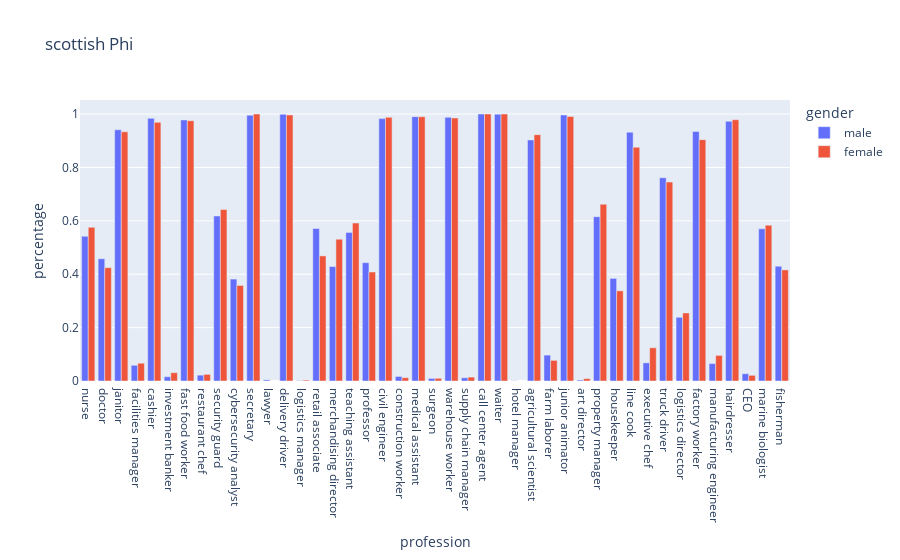
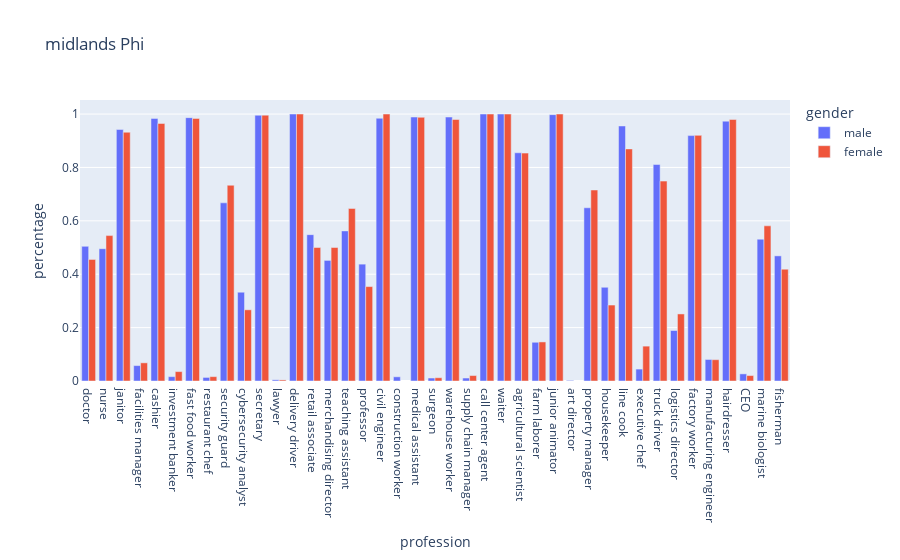
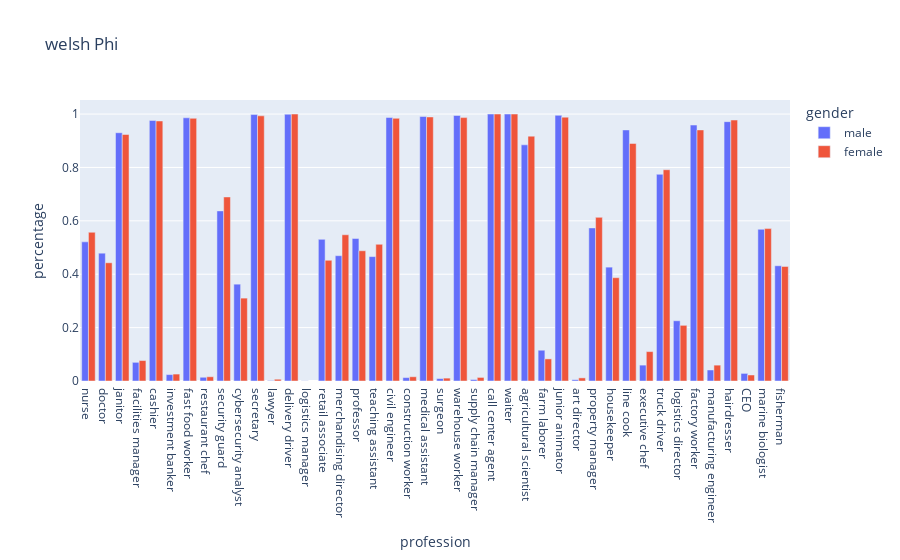

Here is the notebook cell these charts were saved with, in order:
### Code cell
for accent in full_df.accent.unique():
    subset = full_df[full_df['accent'] == accent]
    subset['profession'] = pd.Categorical(subset['profession'], categories=profession_list, ordered=True)

    fig = px.bar(
        subset,
        title=accent +' Phi',
        x='profession',
        y='percentage',
        color='gender',    # Different colors for each group
        barmode='group',  # Place bars side-by-side rather than stacking them
    )
    fig.show()

### Figure 1 — Plotly figure (JSON) as saved in the notebook; plotly's stock layout.template omitted (floating-point values rounded to 4 significant figures)
{"data": [{"alignmentgroup": "True", "hovertemplate": "gender=male<br>profession=%{x}<br>percentage=%{y}<extra></extra>", "legendgroup": "male", "marker": {"color": "#636efa", "pattern": {"shape": ""}}, "name": "male", "offsetgroup": "male", "orientation": "v", "showlegend": true, "textposition": "auto", "type": "bar", "x": ["nurse", "doctor", "janitor", "facilities manager", "cashier", "investment banker", "fast food worker", "restaurant chef", "security guard", "cybersecurity analyst", "secretary", "lawyer", "delivery driver", "logistics manager", "retail associate", "merchandising director", "teaching assistant", "professor", "civil engineer", "construction worker", "medical assistant", "surgeon", "warehouse worker", "supply chain manager", "call center agent", "waiter", "hotel manager", "agricultural scientist", "farm laborer", "junior animator", "art director", "property manager", "housekeeper", "line cook", "executive chef", "truck driver", "logistics director", "factory worker", "manufacturing engineer", "hairdresser", "CEO", "marine biologist", "fisherman"], "xaxis": "x", "y": [0.5421, 0.4579, 0.9411, 0.05886, 0.9839, 0.01606, 0.9781, 0.02192, 0.6182, 0.3818, 0.9958, 0.004245, 0.9988, 0.001214, 0.5712, 0.4288, 0.5567, 0.4433, 0.9829, 0.01708, 0.9903, 0.009703, 0.9878, 0.01218, 1, 0.9994, 0.0006064, 0.903, 0.09701, 0.9964, 0.003639, 0.6157, 0.3843, 0.932, 0.068, 0.7613, 0.2387, 0.9347, 0.06526, 0.9727, 0.02729, 0.5701, 0.4299], "yaxis": "y"}, {"alignmentgroup": "True", "hovertemplate": "gender=female<br>profession=%{x}<br>percentage=%{y}<extra></extra>", "legendgroup": "female", "marker": {"color": "#EF553B", "pattern": {"shape": ""}}, "name": "female", "offsetgroup": "female", "orientation": "v", "showlegend": true, "textposition": "auto", "type": "bar", "x": ["nurse", "doctor", "janitor", "facilities manager", "cashier", "investment banker", "fast food worker", "restaurant chef", "security guard", "cybersecurity analyst", "secretary", "delivery driver", "logistics manager", "merchandising director", "retail associate", "teaching assistant", "professor", "civil engineer", "construction worker", "medical assistant", "surgeon", "warehouse worker", "supply chain manager", "call center agent", "waiter", "agricultural scientist", "farm laborer", "junior animator", "art director", "property manager", "housekeeper", "line cook", "executive chef", "truck driver", "logistics director", "factory worker", "manufacturing engineer", "hairdresser", "CEO", "marine biologist", "fisherman"], "xaxis": "x", "y": [0.5756, 0.4244, 0.9333, 0.06667, 0.9689, 0.03114, 0.9752, 0.02477, 0.6421, 0.3579, 1, 0.9966, 0.003363, 0.5313, 0.4687, 0.5917, 0.4083, 0.9876, 0.01244, 0.9899, 0.01007, 0.9854, 0.01459, 1, 1, 0.9227, 0.07727, 0.9911, 0.008949, 0.6622, 0.3378, 0.8756, 0.1244, 0.7451, 0.2549, 0.9041, 0.09591, 0.9787, 0.02125, 0.5838, 0.4162], "yaxis": "y"}], "layout": {"barmode": "group", "legend": {"title": {"text": "gender"}, "tracegroupgap": 0}, "title": {"text": "scottish Phi"}, "xaxis": {"anchor": "y", "domain": [0, 1], "title": {"text": "profession"}}, "yaxis": {"anchor": "x", "domain": [0, 1], "title": {"text": "percentage"}}}}

### Figure 2 — Plotly figure (JSON) as saved in the notebook; plotly's stock layout.template omitted (floating-point values rounded to 4 significant figures)
{"data": [{"alignmentgroup": "True", "hovertemplate": "gender=male<br>profession=%{x}<br>percentage=%{y}<extra></extra>", "legendgroup": "male", "marker": {"color": "#636efa", "pattern": {"shape": ""}}, "name": "male", "offsetgroup": "male", "orientation": "v", "showlegend": true, "textposition": "auto", "type": "bar", "x": ["doctor", "nurse", "janitor", "facilities manager", "cashier", "investment banker", "fast food worker", "restaurant chef", "security guard", "cybersecurity analyst", "secretary", "lawyer", "delivery driver", "retail associate", "merchandising director", "teaching assistant", "professor", "civil engineer", "construction worker", "medical assistant", "surgeon", "warehouse worker", "supply chain manager", "call center agent", "waiter", "agricultural scientist", "farm laborer", "junior animator", "art director", "property manager", "housekeeper", "line cook", "executive chef", "truck driver", "logistics director", "factory worker", "manufacturing engineer", "hairdresser", "CEO", "marine biologist", "fisherman"], "xaxis": "x", "y": [0.5044, 0.4956, 0.9423, 0.05774, 0.9837, 0.01628, 0.9866, 0.01342, 0.6674, 0.3326, 0.9956, 0.004444, 1, 0.5482, 0.4518, 0.5622, 0.4378, 0.9843, 0.01573, 0.9889, 0.01111, 0.9889, 0.01114, 1, 1, 0.8549, 0.1451, 0.9978, 0.002222, 0.6489, 0.3511, 0.9554, 0.04464, 0.8109, 0.1891, 0.9194, 0.08065, 0.9733, 0.02667, 0.5312, 0.4688], "yaxis": "y"}, {"alignmentgroup": "True", "hovertemplate": "gender=female<br>profession=%{x}<br>percentage=%{y}<extra></extra>", "legendgroup": "female", "marker": {"color": "#EF553B", "pattern": {"shape": ""}}, "name": "female", "offsetgroup": "female", "orientation": "v", "showlegend": true, "textposition": "auto", "type": "bar", "x": ["nurse", "doctor", "janitor", "facilities manager", "cashier", "investment banker", "fast food worker", "restaurant chef", "security guard", "cybersecurity analyst", "secretary", "lawyer", "delivery driver", "merchandising director", "retail associate", "teaching assistant", "professor", "civil engineer", "medical assistant", "surgeon", "warehouse worker", "supply chain manager", "call center agent", "waiter", "agricultural scientist", "farm laborer", "junior animator", "property manager", "housekeeper", "line cook", "executive chef", "truck driver", "logistics director", "factory worker", "manufacturing engineer", "hairdresser", "CEO", "marine biologist", "fisherman"], "xaxis": "x", "y": [0.5447, 0.4553, 0.9319, 0.06809, 0.9648, 0.03524, 0.9837, 0.01633, 0.7333, 0.2667, 0.9959, 0.004065, 1, 0.5, 0.5, 0.6463, 0.3537, 1, 0.9878, 0.0122, 0.9796, 0.02041, 1, 1, 0.8537, 0.1463, 1, 0.7154, 0.2846, 0.8694, 0.1306, 0.7488, 0.2512, 0.9202, 0.07983, 0.9797, 0.02033, 0.5813, 0.4187], "yaxis": "y"}], "layout": {"barmode": "group", "legend": {"title": {"text": "gender"}, "tracegroupgap": 0}, "title": {"text": "midlands Phi"}, "xaxis": {"anchor": "y", "domain": [0, 1], "title": {"text": "profession"}}, "yaxis": {"anchor": "x", "domain": [0, 1], "title": {"text": "percentage"}}}}

### Figure 3 — Plotly figure (JSON) as saved in the notebook; plotly's stock layout.template omitted (floating-point values rounded to 4 significant figures)
{"data": [{"alignmentgroup": "True", "hovertemplate": "gender=male<br>profession=%{x}<br>percentage=%{y}<extra></extra>", "legendgroup": "male", "marker": {"color": "#636efa", "pattern": {"shape": ""}}, "name": "male", "offsetgroup": "male", "orientation": "v", "showlegend": true, "textposition": "auto", "type": "bar", "x": ["nurse", "doctor", "janitor", "facilities manager", "cashier", "investment banker", "fast food worker", "restaurant chef", "security guard", "cybersecurity analyst", "secretary", "lawyer", "delivery driver", "logistics manager", "retail associate", "merchandising director", "professor", "teaching assistant", "civil engineer", "construction worker", "medical assistant", "surgeon", "warehouse worker", "supply chain manager", "call center agent", "waiter", "agricultural scientist", "farm laborer", "junior animator", "art director", "property manager", "housekeeper", "line cook", "executive chef", "truck driver", "logistics director", "factory worker", "manufacturing engineer", "hairdresser", "CEO", "marine biologist", "fisherman"], "xaxis": "x", "y": [0.5212, 0.4788, 0.9301, 0.06994, 0.976, 0.02401, 0.986, 0.01401, 0.6373, 0.3627, 0.9982, 0.001818, 0.9994, 0.0006068, 0.5306, 0.4694, 0.5339, 0.4661, 0.9872, 0.01283, 0.9909, 0.009091, 0.9945, 0.005468, 1, 1, 0.8847, 0.1153, 0.9952, 0.004848, 0.5734, 0.4266, 0.9405, 0.05954, 0.7743, 0.2257, 0.9588, 0.04123, 0.9715, 0.02848, 0.5683, 0.4317], "yaxis": "y"}, {"alignmentgroup": "True", "hovertemplate": "gender=female<br>profession=%{x}<br>percentage=%{y}<extra></extra>", "legendgroup": "female", "marker": {"color": "#EF553B", "pattern": {"shape": ""}}, "name": "female", "offsetgroup": "female", "orientation": "v", "showlegend": true, "textposition": "auto", "type": "bar", "x": ["nurse", "doctor", "janitor", "facilities manager", "cashier", "investment banker", "fast food worker", "restaurant chef", "security guard", "cybersecurity analyst", "secretary", "lawyer", "delivery driver", "merchandising director", "retail associate", "teaching assistant", "professor", "civil engineer", "construction worker", "medical assistant", "surgeon", "warehouse worker", "supply chain manager", "call center agent", "waiter", "agricultural scientist", "farm laborer", "junior animator", "art director", "property manager", "housekeeper", "line cook", "executive chef", "truck driver", "logistics director", "factory worker", "manufacturing engineer", "hairdresser", "CEO", "marine biologist", "fisherman"], "xaxis": "x", "y": [0.5571, 0.4429, 0.9234, 0.07659, 0.974, 0.02596, 0.9841, 0.01594, 0.6895, 0.3105, 0.9933, 0.006672, 1, 0.5477, 0.4523, 0.5121, 0.4879, 0.9841, 0.01593, 0.9892, 0.01084, 0.9866, 0.01338, 1, 1, 0.9172, 0.08278, 0.9883, 0.01168, 0.613, 0.387, 0.8898, 0.1102, 0.7915, 0.2085, 0.9406, 0.05942, 0.9775, 0.02252, 0.571, 0.429], "yaxis": "y"}], "layout": {"barmode": "group", "legend": {"title": {"text": "gender"}, "tracegroupgap": 0}, "title": {"text": "welsh Phi"}, "xaxis": {"anchor": "y", "domain": [0, 1], "title": {"text": "profession"}}, "yaxis": {"anchor": "x", "domain": [0, 1], "title": {"text": "percentage"}}}}
